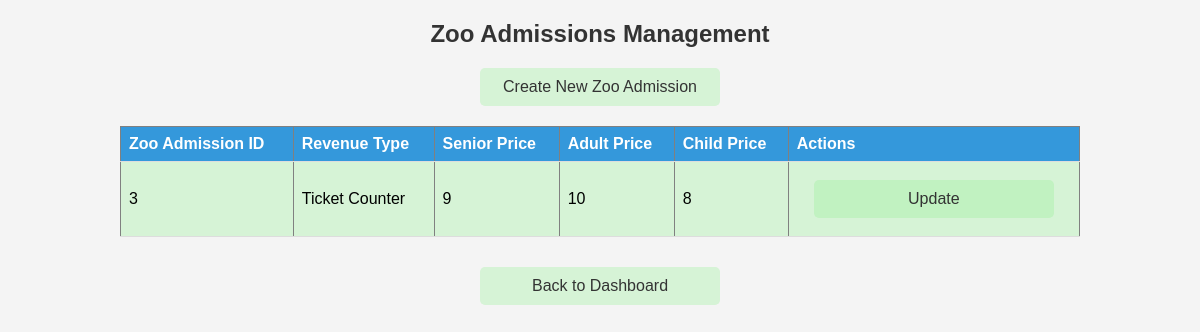
The page /zooAdmission/view_zoo_admissions.php on the database its author committed.
### tables this page shows
CREATE TABLE IF NOT EXISTS `zooadmission` (
  `ID` int(11) NOT NULL,
  `SeniorPrice` int(11) NOT NULL,
  `AdultPrice` int(11) NOT NULL,
  `ChildPrice` int(11) NOT NULL,
  PRIMARY KEY (`ID`),
  CONSTRAINT `zooadmission_ibfk_1` FOREIGN KEY (`ID`) REFERENCES `revenuetype` (`ID`)
);

CREATE TABLE IF NOT EXISTS `revenuetype` (
  `ID` int(11) NOT NULL AUTO_INCREMENT,
  `BuildingID` int(11) DEFAULT NULL,
  `Name` varchar(255) NOT NULL,
  `Type` varchar(255) NOT NULL,
  PRIMARY KEY (`ID`),
  KEY `BuildingID` (`BuildingID`),
  CONSTRAINT `revenuetype_ibfk_1` FOREIGN KEY (`BuildingID`) REFERENCES `building` (`ID`)
);

### zooAdmission/view_zoo_admissions.php (the view, shortened to what this page needs)
<?php
include '../includes/db_connection.php';
$sql = "SELECT ZooAdmission.ID, RevenueType.Name AS RevenueTypeName, SeniorPrice, AdultPrice, ChildPrice
        FROM ZooAdmission
        JOIN RevenueType ON ZooAdmission.ID = RevenueType.ID";
$result = $conn->query($sql);
?>
<!DOCTYPE html>
<html lang="en">
<head>
</head>
<body>
    <h2>Zoo Admissions Management</h2>
    <a href="create_zoo_admission.php">Create New Zoo Admission</a>
    <table border="1">
        <tr>
            <th>Zoo Admission ID</th>
            <th>Revenue Type</th>
            <th>Senior Price</th>
            <th>Adult Price</th>
            <th>Child Price</th>
            <th>Actions</th>
        </tr>
        <?php while ($row = $result->fetch_assoc()) : ?>
            <tr>
                <td><?php echo $row['ID']; ?></td>
                <td><?php echo $row['RevenueTypeName']; ?></td>
                <td><?php echo $row['SeniorPrice']; ?></td>
                <td><?php echo $row['AdultPrice']; ?></td>
                <td><?php echo $row['ChildPrice']; ?></td>
                <td>
                    <a href="update_zoo_admission.php?id=<?php echo $row['ID']; ?>">Update</a>
                </td>
            </tr>
        <?php endwhile; ?>
    </table>
    <a href = "../dashboard.php">Back to Dashboard</a>
</body>
</html>

### zooAdmission/view_zoo_admissions.php (style rules this page uses)
body { font-family: Arial, sans-serif; background-color: #f4f4f4; margin: 0; padding: 0; }
h2 { text-align: center; color: #333; }
a { display: block; width: 200px; margin: 10px auto; padding: 10px 20px; background-color: rgba(144, 238, 144, 0.3); color: #333; text-decoration: none; border-radius: 5px; text-align: center; }
table { width: 80%; margin: 20px auto; border-collapse: collapse; margin-bottom: 30px; background-color: rgba(144, 238, 144, 0.3); }
th, td { padding: 8px; text-align: left; border-bottom: 1px solid #ddd; }
th { background-color: #3498db; color: white; }

### rows shown on the page
zooadmission: ID "3", ID.Name "Ticket Counter", SeniorPrice "9", AdultPrice "10", ChildPrice "8"
